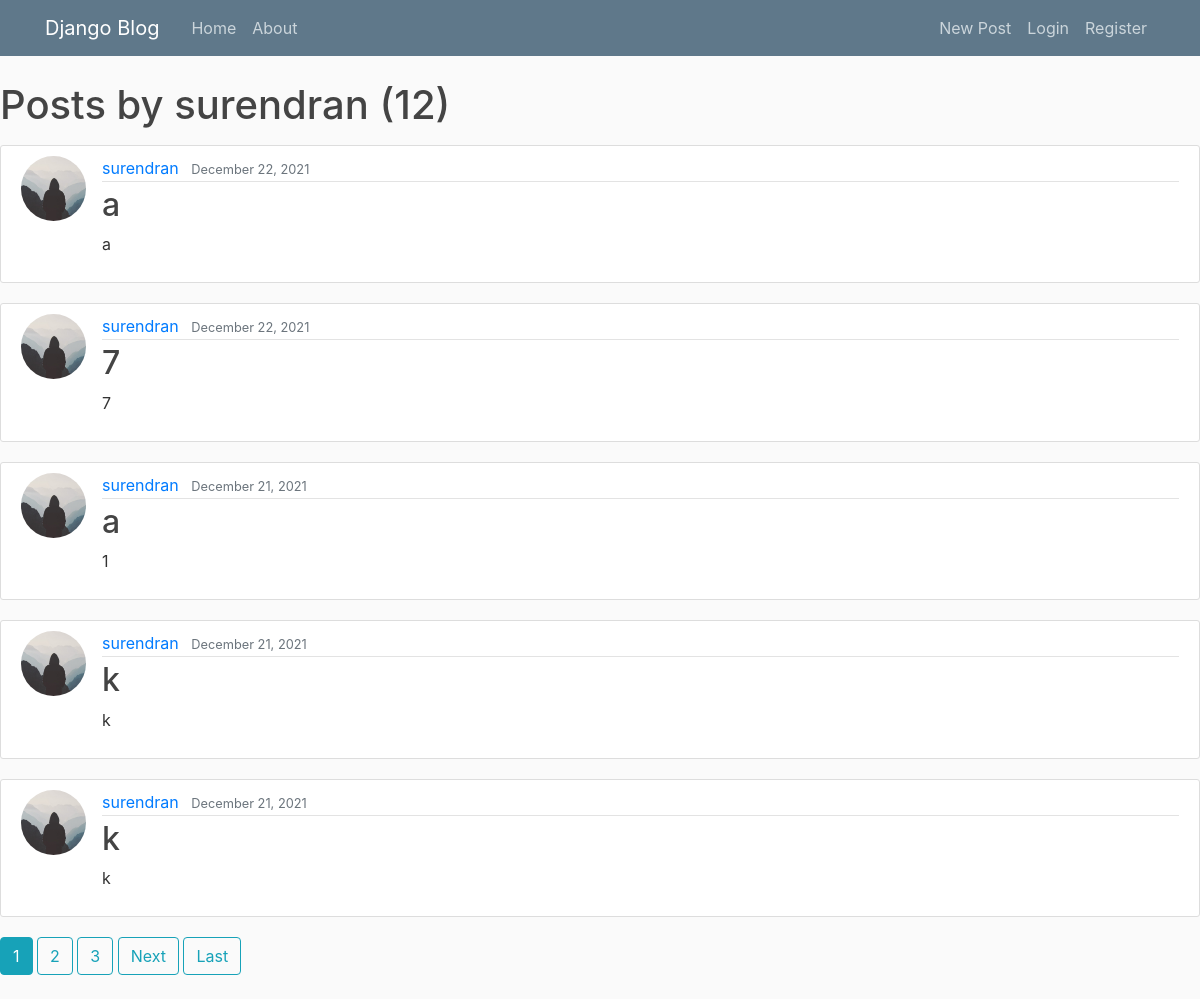
Before: /user/surendran with the older database file.
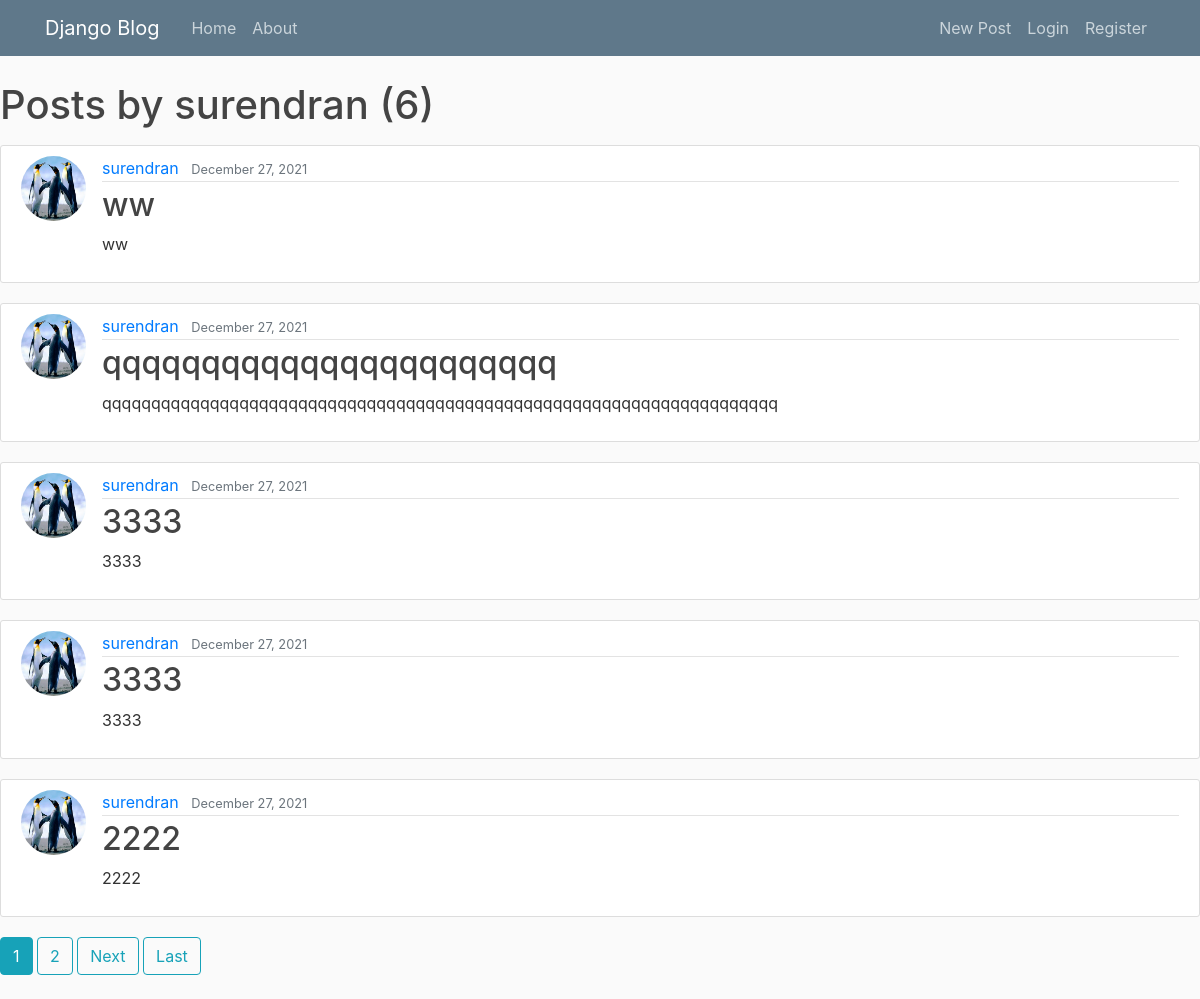
After: the same page with the newer database file.
### blog/models.py (models this page shows, shortened)
class Post(models.Model):
    FRESHMAN = 'FR'
    SOPHOMORE = 'SO'
    JUNIOR = 'JR'
    SENIOR = 'SR'
    GRADUATE = 'GR'
    YEAR_IN_SCHOOL_CHOICES = [
        (FRESHMAN, 'Freshman'),
        (SOPHOMORE, 'Sophomore'),
        (JUNIOR, 'Junior'),
        (SENIOR, 'Senior'),
        (GRADUATE, 'Graduate'),
    ]
    district=models.CharField(max_length=2,
        choices=YEAR_IN_SCHOOL_CHOICES)
    title = models.CharField(max_length=300)
    mobile= models.IntegerField(
        validators=[
            MaxValueValidator(99999999999),
            MinValueValidator(999999)
        ]) #update this to number
    price=models.IntegerField(default=1,
        validators=[
            MaxValueValidator(99999999999),
            MinValueValidator(1)
        ]) #update this to number
    catagory=models.CharField(max_length=100)
    buyorsell=models.CharField(max_length=3)
    content = models.CharField(max_length=3200)
    pincode= models.IntegerField(null=True,blank=True,
        validators=[
            MaxValueValidator(999999),
            MinValueValidator(100000)
        ])
    state=models.CharField(max_length=225,null=True,blank=True)
    date_posted = models.DateTimeField(default=timezone.now)
    author = models.ForeignKey(User, on_delete=models.CASCADE)
    image1 = models.ImageField(default='default.jpg', upload_to='post_pics',null=True,blank=True)
    image2 = models.ImageField(default='default.jpg', upload_to='post_pics',null=True,blank=True)
    image3 = models.ImageField(default='default.jpg', upload_to='post_pics',null=True,blank=True)
    image4 = models.ImageField(default='default.jpg', upload_to='post_pics',null=True,blank=True)

### users/models.py (models this page shows, shortened)
class Profile(models.Model):
    user = models.OneToOneField(User, on_delete=models.CASCADE)
    image = models.ImageField(default='default.jpg', upload_to='profile_pics')

### blog/views.py (the view)
# urls.py: path('user/<str:username>', UserPostListView.as_view(), name='user-posts'),
class UserPostListView(ListView):
    model = Post
    template_name = 'blog/user_posts.html'  # <app>/<model>_<viewtype>.html
    context_object_name = 'posts'
    paginate_by = 5
    def get_queryset(self):
        user = get_object_or_404(User, username=self.kwargs.get('username'))
        return Post.objects.filter(author=user).order_by('-date_posted')

### blog/templates/blog/user_posts.html (shortened to what this page needs)
{% extends "blog/base.html" %}
{% block content %}
    <h1 class="mb-3">Posts by {{ view.kwargs.username }} ({{ page_obj.paginator.count }})</h1>
    {% for post in posts %}
        <article class="media content-section">
          <img class="rounded-circle article-img" src="{{ post.author.profile.image.url }}">
          <div class="media-body">
            <div class="article-metadata">
              <a class="mr-2" href="{% url 'user-posts' post.author.username %}">{{ post.author }}</a>
              <small class="text-muted">{{ post.date_posted|date:"F d, Y" }}</small>
            </div>
            <h2><a class="article-title" href="{% url 'post-detail' post.id %}">{{ post.title }}</a></h2>
            <p class="article-content">{{ post.content }}</p>
          </div>
        </article>
    {% endfor %}
    {% if is_paginated %}
      {% for num in page_obj.paginator.page_range %}
        {% if page_obj.number == num %}
          <a class="btn btn-info mb-4" href="?page={{ num }}">{{ num }}</a>
        {% elif num > page_obj.number|add:'-3' and num < page_obj.number|add:'3' %}
          <a class="btn btn-outline-info mb-4" href="?page={{ num }}">{{ num }}</a>
        {% endif %}
      {% endfor %}
      {% if page_obj.has_next %}
        <a class="btn btn-outline-info mb-4" href="?page={{ page_obj.next_page_number }}">Next</a>
        <a class="btn btn-outline-info mb-4" href="?page={{ page_obj.paginator.num_pages }}">Last</a>
      {% endif %}
    {% endif %}
{% endblock content %}

### blog/templates/blog/base.html (shortened to what this page needs)
{% load static %}
<!DOCTYPE html>
<html>
<head>
    <link rel="stylesheet" href="https://maxcdn.bootstrapcdn.com/bootstrap/4.0.0/css/bootstrap.min.css">
    <link rel="stylesheet" type="text/css" href="{% static 'blog/main.css' %}">
</head>
<body>
    <header class="site-header">
      <nav class="navbar navbar-expand-md navbar-dark bg-steel fixed-top">
        <div class="container">
          <a class="navbar-brand mr-4" href="{% url 'blog-home' %}">Django Blog</a>
          <div class="collapse navbar-collapse" id="navbarToggle">
            <div class="navbar-nav mr-auto">
              <a class="nav-item nav-link" href="{% url 'blog-home' %}">Home</a>
              <a class="nav-item nav-link" href="{% url 'blog-about' %}">About</a>
            </div>
            <div class="navbar-nav">
              <a class="nav-item nav-link" href="{% url 'post-create' %}">New Post</a>
              {% if user.is_authenticated %}
                <a class="nav-item nav-link" href="{% url 'profile' %}">Profile</a>
                <a class="nav-item nav-link" href="{% url 'logout' %}">Logout</a>
              {% else %}
                <a class="nav-item nav-link" href="{% url 'login' %}">Login</a>
                <a class="nav-item nav-link" href="{% url 'register' %}">Register</a>
              {% endif %}
            </div>
          </div>
        </div>
      </nav>
    </header>
    <main role="main" class="container">
      <div class="row">
        <div class="col-lg-12">
        </div>
      </div>
    </main>
    {% block content %}{% endblock %}
</body>
</html>

### blog/static/blog/main.css (style rules this page uses)
body { background: #fafafa; color: #333333; margin-top: 5rem; }
h1, h2, h3, h4, h5, h6 { color: #444444; }
.bg-steel { background-color: #5f788a; }
.site-header .navbar-nav .nav-link { color: #cbd5db; }
.content-section { background: #ffffff; padding: 10px 20px; border: 1px solid #dddddd; border-radius: 3px; margin-bottom: 20px; }
.article-title { color: #444444; }
.article-content { white-space: pre-line; }
.article-img { height: 65px; width: 65px; margin-right: 16px; }
.article-metadata { padding-bottom: 1px; margin-bottom: 4px; border-bottom: 1px solid #e3e3e3 }

Changed rows visible on the page:
removed Post: author.profile.image (placeholder picture), author "surendran", date_posted "December 22, 2021", title "a", content "a"
removed Post: author.profile.image (placeholder picture), author "surendran", date_posted "December 22, 2021", title "7", content "7"
removed Post: author.profile.image (placeholder picture), author "surendran", date_posted "December 21, 2021", title "a", content "1"
removed Post: author.profile.image (placeholder picture), author "surendran", date_posted "December 21, 2021", title "k", content "k"
removed Post: author.profile.image (placeholder picture), author "surendran", date_posted "December 21, 2021", title "k", content "k"
added Post: author.profile.image (picture), author "surendran", date_posted "December 27, 2021", title "ww", content "ww"
added Post: author.profile.image (picture), author "surendran", date_posted "December 27, 2021", title "qqqqqqqqqqqqqqqqqqqqqqq", content "qqqqqqqqqqqqqqqqqqqqqqqqqqqqqqqqqqqqqqqqqqqqqqqqqqqqqqqqqqqqqqqqqqqqq"
added Post: author.profile.image (picture), author "surendran", date_posted "December 27, 2021", title "3333", content "3333"
added Post: author.profile.image (picture), author "surendran", date_posted "December 27, 2021", title "3333", content "3333"
added Post: author.profile.image (picture), author "surendran", date_posted "December 27, 2021", title "2222", content "2222"
Other visible differences:
{{ page_obj.paginator.count }}: "12" → "6"
list line gone: "3"
